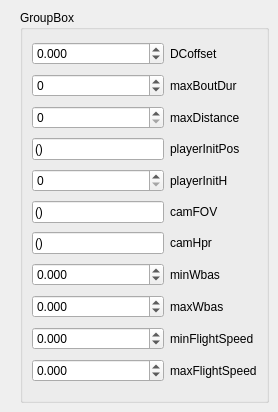
          <widget class="QWidget" name="tab_11">
           <attribute name="title">
            <string>Player</string>
           </attribute>
           <widget class="QGroupBox" name="groupBox_4">
            <property name="geometry">
             <rect>
              <x>20</x>
              <y>10</y>
              <width>249</width>
              <height>393</height>
             </rect>
            </property>
            <property name="title">
             <string>GroupBox</string>
            </property>
            <layout class="QGridLayout" name="gridLayout_3">
             <item row="0" column="0">
              <widget class="QDoubleSpinBox" name="DCoffset">
               <property name="decimals">
                <number>3</number>
               </property>
               <property name="minimum">
                <double>-99.989999999999995</double>
               </property>
              </widget>
             </item>
             <item row="0" column="1">
              <widget class="QLabel" name="label_3">
               <property name="text">
                <string>DCoffset</string>
               </property>
              </widget>
             </item>
             <item row="1" column="0">
              <widget class="QSpinBox" name="maxBoutDur">
               <property name="minimum">
                <number>-9999</number>
               </property>
               <property name="maximum">
                <number>99999</number>
               </property>
               <property name="singleStep">
                <number>0</number>
               </property>
              </widget>
             </item>
             <item row="1" column="1">
              <widget class="QLabel" name="label_22">
               <property name="text">
                <string>maxBoutDur</string>
               </property>
              </widget>
             </item>
             <item row="2" column="0">
              <widget class="QSpinBox" name="maxDistance">
               <property name="maximum">
                <number>9999</number>
               </property>
              </widget>
             </item>
             <item row="2" column="1">
              <widget class="QLabel" name="label_111">
               <property name="text">
                <string>maxDistance</string>
               </property>
              </widget>
             </item>
             <item row="3" column="0">
              <widget class="QLineEdit" name="playerInitPos">
               <property name="toolTip">
                <string>&lt;html&gt;&lt;head/&gt;&lt;body&gt;&lt;p&gt;Add &lt;span style=&quot; font-weight:600;&quot;&gt;3 &lt;/span&gt;items&lt;/p&gt;&lt;p&gt;(0, 0, 0)&lt;/p&gt;&lt;/body&gt;&lt;/html&gt;</string>
               </property>
               <property name="text">
                <string>()</string>
               </property>
              </widget>
             </item>
             <item row="3" column="1">
              <widget class="QLabel" name="label_150">
               <property name="text">
                <string>playerInitPos</string>
               </property>
              </widget>
             </item>
             <item row="4" column="0">
              <widget class="QSpinBox" name="playerInitH">
               <property name="maximum">
                <number>360</number>
               </property>
              </widget>
             </item>
             <item row="4" column="1">
              <widget class="QLabel" name="label_151">
               <property name="text">
                <string>playerInitH</string>
               </property>
              </widget>
             </item>
             <item row="5" column="0">
              <widget class="QLineEdit" name="camFOV">
               <property name="toolTip">
                <string>&lt;html&gt;&lt;head/&gt;&lt;body&gt;&lt;p&gt;Add &lt;span style=&quot; font-weight:600;&quot;&gt;2 &lt;/span&gt;items&lt;/p&gt;&lt;p&gt;(0, 0)&lt;/p&gt;&lt;/body&gt;&lt;/html&gt;</string>
               </property>
               <property name="text">
                <string>()</string>
               </property>
              </widget>
             </item>
             <item row="5" column="1">
              <widget class="QLabel" name="label_147">
               <property name="text">
                <string>camFOV</string>
               </property>
              </widget>
             </item>
             <item row="6" column="0">
              <widget class="QLineEdit" name="camHpr">
               <property name="toolTip">
                <string>&lt;html&gt;&lt;head/&gt;&lt;body&gt;&lt;p&gt;Add &lt;span style=&quot; font-weight:600;&quot;&gt;3 &lt;/span&gt;items&lt;/p&gt;&lt;p&gt;(0, 0, 0)&lt;/p&gt;&lt;/body&gt;&lt;/html&gt;</string>
               </property>
               <property name="text">
                <string>()</string>
               </property>
              </widget>
             </item>
             <item row="6" column="1">
              <widget class="QLabel" name="label_254">
               <property name="text">
                <string>camHpr</string>
               </property>
              </widget>
             </item>
             <item row="7" column="0">
              <widget class="QDoubleSpinBox" name="minWbas">
               <property name="decimals">
                <number>3</number>
               </property>
               <property name="minimum">
                <double>-99.989999999999995</double>
               </property>
              </widget>
             </item>
             <item row="7" column="1">
              <widget class="QLabel" name="minWbas_2">
               <property name="text">
                <string>minWbas</string>
               </property>
              </widget>
             </item>
             <item row="8" column="0">
              <widget class="QDoubleSpinBox" name="maxWbas">
               <property name="decimals">
                <number>3</number>
               </property>
               <property name="minimum">
                <double>-99.989999999999995</double>
               </property>
              </widget>
             </item>
             <item row="8" column="1">
              <widget class="QLabel" name="maxWbas_2">
               <property name="text">
                <string>maxWbas</string>
               </property>
              </widget>
             </item>
             <item row="9" column="0">
              <widget class="QDoubleSpinBox" name="minFlightSpeed">
               <property name="decimals">
                <number>3</number>
               </property>
               <property name="minimum">
                <double>-99.989999999999995</double>
               </property>
              </widget>
             </item>
             <item row="9" column="1">
              <widget class="QLabel" name="minSpeed_2">
               <property name="text">
                <string>minFlightSpeed</string>
               </property>
              </widget>
             </item>
             <item row="10" column="0">
              <widget class="QDoubleSpinBox" name="maxFlightSpeed">
               <property name="decimals">
                <number>3</number>
               </property>
               <property name="minimum">
                <double>-99.989999999999995</double>
               </property>
              </widget>
             </item>
             <item row="10" column="1">
              <widget class="QLabel" name="maxSpeed_3">
               <property name="text">
                <string>maxFlightSpeed</string>
               </property>
              </widget>
             </item>
            </layout>
           </widget>
          </widget>
